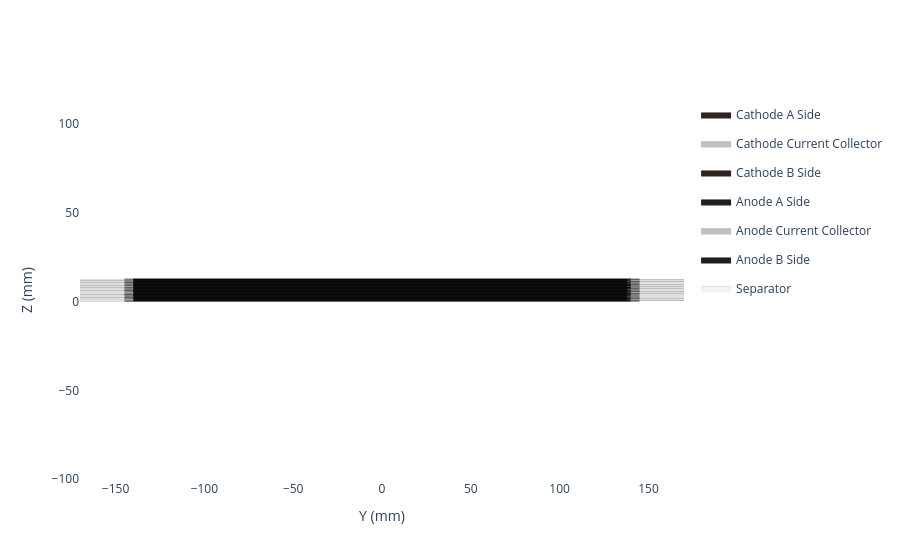

Write notebook code for a chart like this one.
### Code cell
# create the stack assembly

my_stack = ocd.ZFoldStack(
    layup=my_layup,
    n_layers=32,
    additional_separator_wraps=3
)

my_stack.get_side_view().show()

### Figure 1 — Plotly figure (JSON) as saved in the notebook; plotly's stock layout.template omitted (floating-point values rounded to 4 significant figures; data arrays with more than 128 entries replaced by an {"elided": "..."} marker saying what was removed)
{"data": [{"fill": "toself", "fillcolor": "#2f241f", "legendgroup": "Cathode A Side", "line": {"color": "black", "width": 0.1}, "mode": "lines", "name": "Cathode A Side", "showlegend": true, "type": "scattergl", "x": {"elided": "607 float values"}, "y": {"elided": "607 float values"}}, {"fill": "toself", "fillcolor": "#C0C0C0", "legendgroup": "Cathode Current Collector", "line": {"color": "black", "width": 0.1}, "mode": "lines", "name": "Cathode Current Collector", "showlegend": true, "type": "scattergl", "x": {"elided": "607 float values"}, "y": {"elided": "607 float values"}}, {"fill": "toself", "fillcolor": "#2f241f", "legendgroup": "Cathode B Side", "line": {"color": "black", "width": 0.1}, "mode": "lines", "name": "Cathode B Side", "showlegend": true, "type": "scattergl", "x": {"elided": "607 float values"}, "y": {"elided": "607 float values"}}, {"fill": "toself", "fillcolor": "#1f1f1f", "legendgroup": "Anode A Side", "line": {"color": "black", "width": 0.1}, "mode": "lines", "name": "Anode A Side", "showlegend": true, "type": "scattergl", "x": {"elided": "626 float values"}, "y": {"elided": "626 float values"}}, {"fill": "toself", "fillcolor": "#C0C0C0", "legendgroup": "Anode Current Collector", "line": {"color": "black", "width": 0.1}, "mode": "lines", "name": "Anode Current Collector", "showlegend": true, "type": "scattergl", "x": {"elided": "626 float values"}, "y": {"elided": "626 float values"}}, {"fill": "toself", "fillcolor": "#1f1f1f", "legendgroup": "Anode B Side", "line": {"color": "black", "width": 0.1}, "mode": "lines", "name": "Anode B Side", "showlegend": true, "type": "scattergl", "x": {"elided": "626 float values"}, "y": {"elided": "626 float values"}}, {"fill": "toself", "fillcolor": "#f2f2f2", "legendgroup": "Separator", "line": {"color": "black", "width": 0.1}, "mode": "lines", "name": "Separator", "showlegend": true, "type": "scattergl", "x": {"elided": "791 float values"}, "y": {"elided": "791 float values"}}], "layout": {"paper_bgcolor": "white", "plot_bgcolor": "white", "xaxis": {"title": {"text": "Y (mm)"}, "zeroline": false}, "yaxis": {"scaleanchor": "x", "title": {"text": "Z (mm)"}, "zeroline": false}}}
